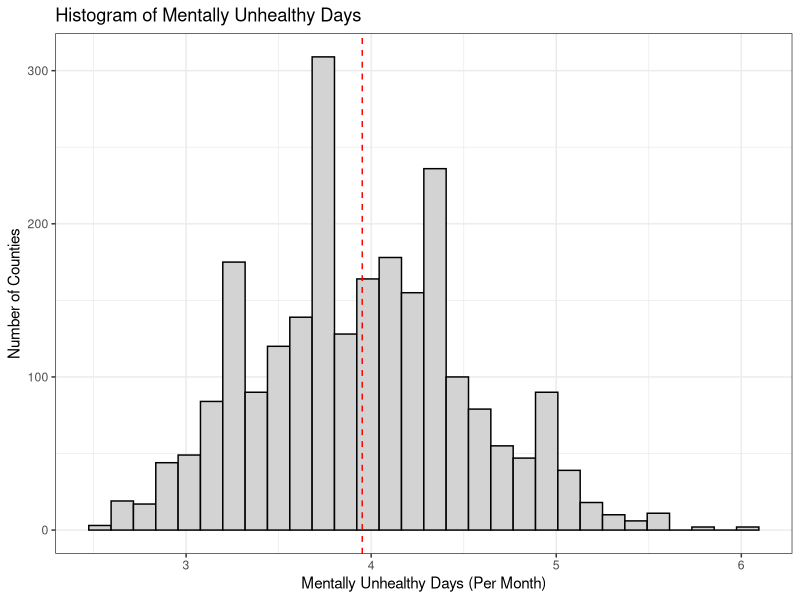
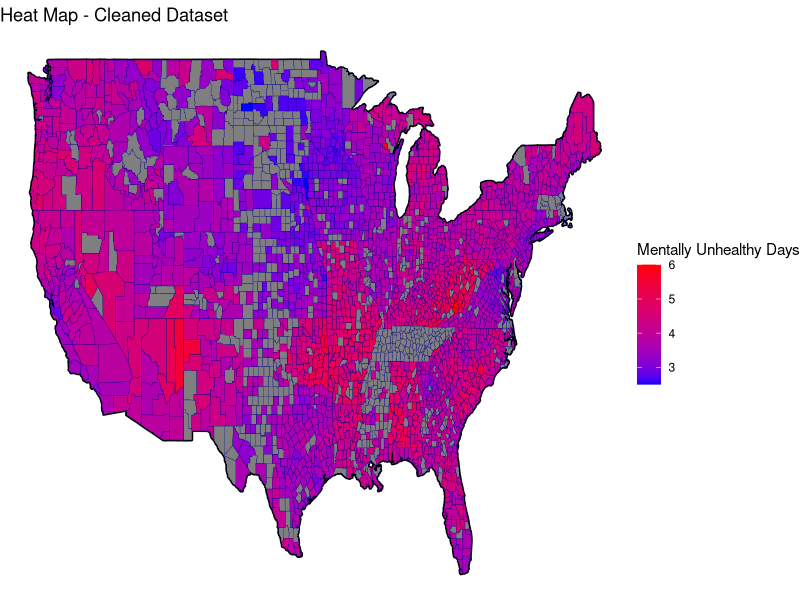
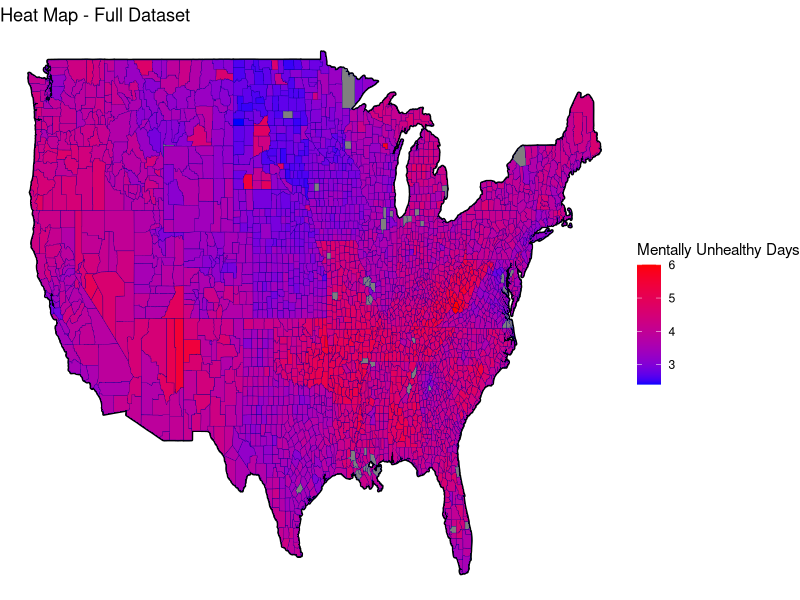
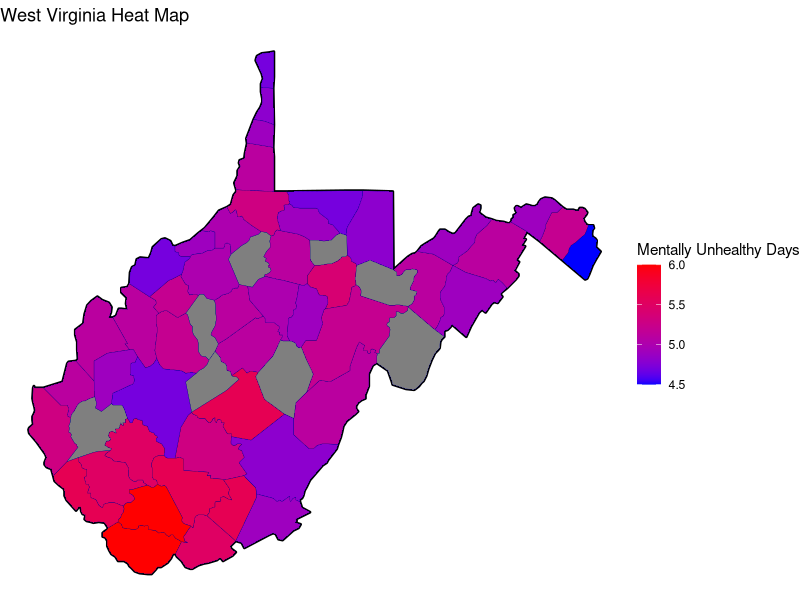
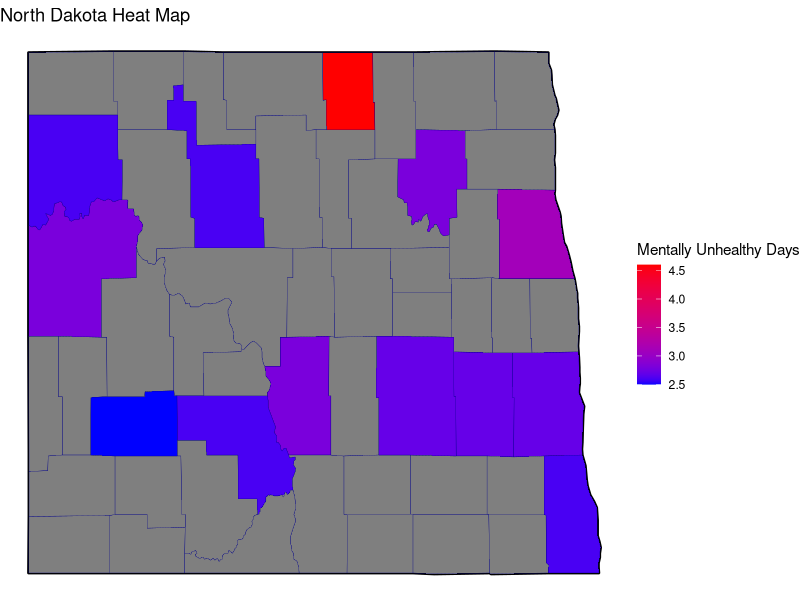

These charts were generated, in order, by the following R code: (Note: this script raises an error after producing the figures.)
# load libraries
library(kableExtra)                     # for printing tables
library(cowplot)                        # for side by side plots
library(lubridate)                      # for dealing with dates
library(maps)                           # for creating maps
library(tidyverse)

# read in the cleaned data
mental_health_clean = read_csv("data/clean/mental_health_clean.csv")
health_total = read_csv("data/clean/health_data_clean.csv")

# create histogram of mentally unhealthy days in dataset
mean = mean(mental_health_clean$mentally_unhealthy_days) # save the mean

# plot mentally_unhealthy days and draw line at the mean
p = mental_health_clean %>%
  ggplot(aes(x = mentally_unhealthy_days)) + 
  geom_histogram(fill = "light grey", 
                 col = "black") +
  geom_vline(xintercept = mean,
             linetype = "dashed",
             col = "red") +
  labs(x = "Mentally Unhealthy Days (Per Month)", 
       y = "Number of Counties") + 
  theme_bw() +
  ggtitle("Histogram of Mentally Unhealthy Days")

# save the histogram
ggsave(filename = "results/response-histogram.png", 
       plot = p, 
       device = "png", 
       width = 5, 
       height = 3)

# create a heatmap of mentally unhealthy days for cleaned dataset
p2 = map_data("county") %>%
  as_tibble() %>% 
  left_join(mental_health_clean %>% 
              rename(region = state, 
                     subregion = name,
                     `Mentally Unhealthy Days` = 
                       mentally_unhealthy_days) %>% 
              mutate(region = str_to_lower(region), 
                     subregion = str_to_lower(subregion)), 
            by = c("region", "subregion")) %>%
  ggplot() + 
  geom_polygon(data=map_data("state"), 
               aes(x=long, y=lat, group=group),
               color="black", fill=NA,  size = 1, alpha = .3) + 
  geom_polygon(aes(x=long, y=lat, group=group, 
                   fill = `Mentally Unhealthy Days`),
               color="darkblue", size = .1) +
  scale_fill_gradient(low = "blue", high = "red") +
  theme_void() +
  ggtitle("Heat Map - Cleaned Dataset")

ggsave(filename = "results/map-clean.png", 
       plot = p2, 
       device = "png", 
       width = 7, 
       height = 4)

p3 = map_data("county") %>%
  as_tibble() %>% 
  left_join(health_total %>% 
              rename(region = state, 
                     subregion = name,
                     `Mentally Unhealthy Days` = 
                       `Mentally Unhealthy Days`) %>% 
              mutate(region = str_to_lower(region), 
                     subregion = str_to_lower(subregion)), 
            by = c("region", "subregion")) %>%
  ggplot() + 
  geom_polygon(data=map_data("state"), 
               aes(x=long, y=lat, group=group),
               color="black", fill=NA,  size = 1, alpha = .3) + 
  geom_polygon(aes(x=long, y=lat, group=group, 
                   fill = `Mentally Unhealthy Days`),
               color="darkblue", size = .1) +
  scale_fill_gradient(low = "blue", high = "red") +
  theme_void() +
  ggtitle("Heat Map - Full Dataset")

ggsave(filename = "results/map-total.png", 
       plot = p3, 
       device = "png", 
       width = 7, 
       height = 4)

# West Virginia heat map
wv = map_data("county") %>%
  as_tibble() %>%
  filter(region == "west virginia") %>%
  left_join(mental_health_clean %>% 
              rename(region = state, 
                     subregion = name,
                     `Mentally Unhealthy Days` = 
                       mentally_unhealthy_days) %>% 
              mutate(region = str_to_lower(region), 
                     subregion = str_to_lower(subregion)), 
            by = c("region", "subregion")) %>%
  ggplot() + 
  geom_polygon(data=map_data("state") %>% 
                 filter(region == "west virginia"),
               aes(x=long, y=lat, group=group),
               color="black", fill=NA, size = 1, alpha = .3) + 
  geom_polygon(aes(x=long, y=lat, group=group, 
                   fill = `Mentally Unhealthy Days`),
               color="darkblue", size = .1) +
  scale_fill_gradient(low = "blue", high = "red") +
  theme_void() +
  ggtitle("West Virginia Heat Map")

ggsave(filename = "results/west-va.png", 
       plot = wv, 
       device = "png", 
       width = 7, 
       height = 4)

# North Dakota heat map
nd = map_data("county") %>%
  as_tibble() %>%
  filter(region == "north dakota") %>%
  left_join(mental_health_clean %>% 
              rename(region = state, 
                     subregion = name,
                     `Mentally Unhealthy Days` = 
                       mentally_unhealthy_days) %>% 
              mutate(region = str_to_lower(region), 
                     subregion = str_to_lower(subregion)), 
            by = c("region", "subregion")) %>%
  ggplot() + 
  geom_polygon(data=map_data("state") %>% 
                 filter(region == "north dakota"),
               aes(x=long, y=lat, group=group),
               color="black", fill=NA, size = 1, alpha = .3) + 
  geom_polygon(aes(x=long, y=lat, group=group, 
                   fill = `Mentally Unhealthy Days`),
               color="darkblue", size = .1) +
  scale_fill_gradient(low = "blue", high = "red") +
  theme_void() +
  ggtitle("North Dakota Heat Map")

ggsave(filename = "results/north-dakota.png", 
       plot = nd, 
       device = "png", 
       width = 7, 
       height = 4)

# examine top 10 counties with lowest mentally unhealthy days
mental_health_clean %>%
  arrange(mentally_unhealthy_days) %>%
  select(state, name, mentally_unhealthy_days) %>%
  head(10) %>%
  kable(format = "latex",
        booktabs = TRUE, 
        col.names = c("State", "County", "Mentally Unhealthy Days")) %>%
  save_kable("low-days.pdf")

# examine top 10 counties with highest mentally unhealthy days
mental_health_clean %>%
  arrange(desc(mentally_unhealthy_days)) %>%
  select(state, name, mentally_unhealthy_days) %>%
  head(10) %>%
  kable(format = "latex",
        booktabs = TRUE, 
        col.names = c("State", "County", "Mentally Unhealthy Days")) %>%
  save_kable("high-days.pdf")
